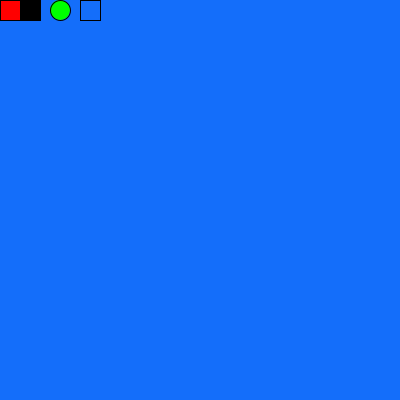
Frame 1 (no input)
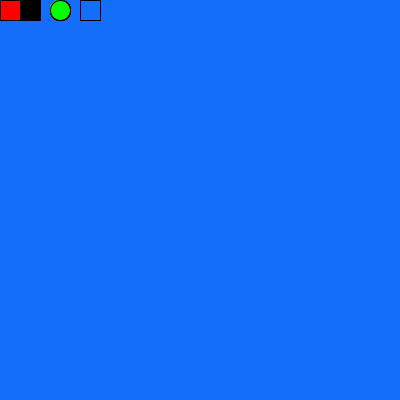
Frame 60 (the mouse pressed at the canvas centre just before this capture)
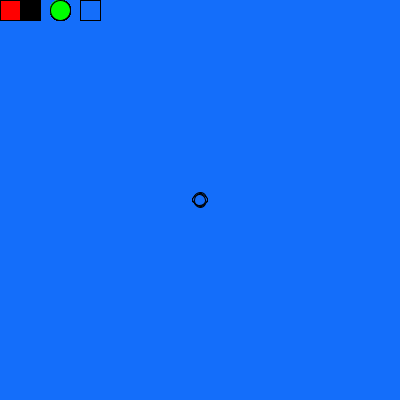
Frame 120 (the mouse held since frame 60 and released just before this capture)

The Processing sketch that drew these frames (run headless with seeded random() and noise(); from frame 60 on, the mouse is pressed at the canvas centre):

// Processing sketch: processing_120002
// ── processing_120002.pde

int Colores = color(0, 0, 0); 

void setup() {
  size(400, 400);
  background(20,110,250);
  
}
 
void draw() {
  
  fill(255,0,0); //rectangulo de color rojo
  rect (0,0,20,20);
  
  fill(0,0,0); // rectangulo de color negro
  rect(20, 0, 20, 20);
  
  fill(0,255,0); //ellipse de color verde
  ellipse(60,10,20,20);
  
  fill(20,110,250); //rectangulo Azul k sirve para borrar
  rect(80, 0, 20, 20);
  
  //aqui determino k cuan tu apretis sobre un color et pintara del color desitjat.
  if(mousePressed == true) {
     
    if(mouseX < 20 && mouseX > 0 && mouseY < 20 && mouseY > 0) {
      Colores = color(255,0,0);
    }
    if(mouseX < 40 && mouseX >20 && mouseY <20 && mouseY >0){
      Colores = color(random(0),random(0),random(0));
    }
    if(mouseX < 70 && mouseX >40 && mouseY <20 && mouseY >0){
      Colores = color(0,255,0);
    } 
     if(mouseX < 100 && mouseX >80 && mouseY <20 && mouseY >0){
      background(20,110,250);
    }
    
   
  
    //Aquest if es perk quan surti la ellipse nomes surti color pel borde de l'ellipse
    stroke(Colores);
    if(mouseY > 30) {
    ellipse(mouseX,mouseY, random(3,15),random(3,15));
    }
  }
 
}
